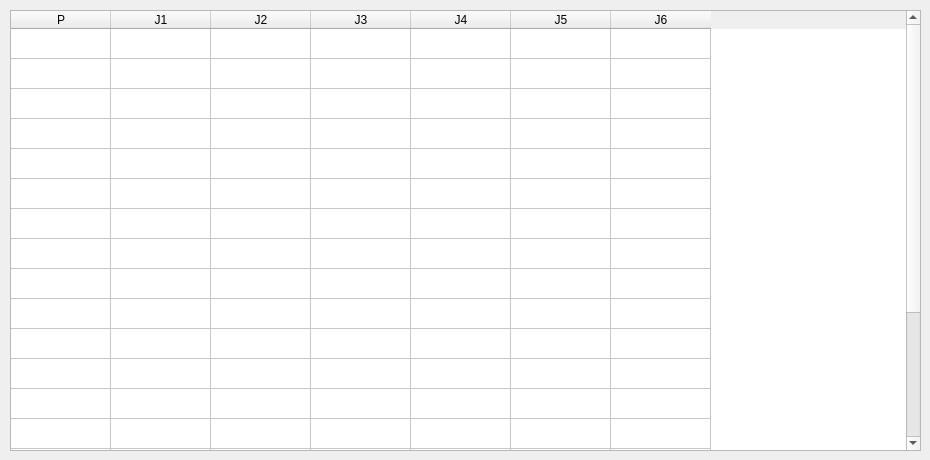
       <widget class="QWidget" name="tab_8">
        <attribute name="title">
         <string>Joint Point List</string>
        </attribute>
        <widget class="QTableWidget" name="tabJPointList_1">
         <property name="geometry">
          <rect>
           <x>10</x>
           <y>10</y>
           <width>911</width>
           <height>441</height>
          </rect>
         </property>
         <property name="lineWidth">
          <number>1</number>
         </property>
         <property name="rowCount">
          <number>20</number>
         </property>
         <attribute name="verticalHeaderVisible">
          <bool>false</bool>
         </attribute>
         <row/>
         <row/>
         <row/>
         <row/>
         <row/>
         <row/>
         <row/>
         <row/>
         <row/>
         <row/>
         <row/>
         <row/>
         <row/>
         <row/>
         <row/>
         <row/>
         <row/>
         <row/>
         <row/>
         <row/>
         <column>
          <property name="text">
           <string>P</string>
          </property>
         </column>
         <column>
          <property name="text">
           <string>J1</string>
          </property>
         </column>
         <column>
          <property name="text">
           <string>J2</string>
          </property>
         </column>
         <column>
          <property name="text">
           <string>J3</string>
          </property>
         </column>
         <column>
          <property name="text">
           <string>J4</string>
          </property>
         </column>
         <column>
          <property name="text">
           <string>J5</string>
          </property>
         </column>
         <column>
          <property name="text">
           <string>J6</string>
          </property>
         </column>
        </widget>
        <widget class="QTableWidget" name="tabJPointList_2">
         <property name="geometry">
          <rect>
           <x>10</x>
           <y>10</y>
           <width>911</width>
           <height>441</height>
          </rect>
         </property>
         <property name="lineWidth">
          <number>1</number>
         </property>
         <property name="rowCount">
          <number>20</number>
         </property>
         <attribute name="verticalHeaderVisible">
          <bool>false</bool>
         </attribute>
         <row/>
         <row/>
         <row/>
         <row/>
         <row/>
         <row/>
         <row/>
         <row/>
         <row/>
         <row/>
         <row/>
         <row/>
         <row/>
         <row/>
         <row/>
         <row/>
         <row/>
         <row/>
         <row/>
         <row/>
         <column>
          <property name="text">
           <string>P</string>
          </property>
         </column>
         <column>
          <property name="text">
           <string>J1</string>
          </property>
         </column>
         <column>
          <property name="text">
           <string>J2</string>
          </property>
         </column>
         <column>
          <property name="text">
           <string>J3</string>
          </property>
         </column>
         <column>
          <property name="text">
           <string>J4</string>
          </property>
         </column>
         <column>
          <property name="text">
           <string>J5</string>
          </property>
         </column>
         <column>
          <property name="text">
           <string>J6</string>
          </property>
         </column>
        </widget>
        <widget class="QTableWidget" name="tabJPointList_3">
         <property name="geometry">
          <rect>
           <x>10</x>
           <y>10</y>
           <width>911</width>
           <height>441</height>
          </rect>
         </property>
         <property name="lineWidth">
          <number>1</number>
         </property>
         <property name="rowCount">
          <number>20</number>
         </property>
         <attribute name="verticalHeaderVisible">
          <bool>false</bool>
         </attribute>
         <row/>
         <row/>
         <row/>
         <row/>
         <row/>
         <row/>
         <row/>
         <row/>
         <row/>
         <row/>
         <row/>
         <row/>
         <row/>
         <row/>
         <row/>
         <row/>
         <row/>
         <row/>
         <row/>
         <row/>
         <column>
          <property name="text">
           <string>P</string>
          </property>
         </column>
         <column>
          <property name="text">
           <string>J1</string>
          </property>
         </column>
         <column>
          <property name="text">
           <string>J2</string>
          </property>
         </column>
         <column>
          <property name="text">
           <string>J3</string>
          </property>
         </column>
         <column>
          <property name="text">
           <string>J4</string>
          </property>
         </column>
         <column>
          <property name="text">
           <string>J5</string>
          </property>
         </column>
         <column>
          <property name="text">
           <string>J6</string>
          </property>
         </column>
        </widget>
        <widget class="QTableWidget" name="tabJPointList_4">
         <property name="geometry">
          <rect>
           <x>10</x>
           <y>10</y>
           <width>911</width>
           <height>441</height>
          </rect>
         </property>
         <property name="lineWidth">
          <number>1</number>
         </property>
         <property name="rowCount">
          <number>20</number>
         </property>
         <attribute name="verticalHeaderVisible">
          <bool>false</bool>
         </attribute>
         <row/>
         <row/>
         <row/>
         <row/>
         <row/>
         <row/>
         <row/>
         <row/>
         <row/>
         <row/>
         <row/>
         <row/>
         <row/>
         <row/>
         <row/>
         <row/>
         <row/>
         <row/>
         <row/>
         <row/>
         <column>
          <property name="text">
           <string>P</string>
          </property>
         </column>
         <column>
          <property name="text">
           <string>J1</string>
          </property>
         </column>
         <column>
          <property name="text">
           <string>J2</string>
          </property>
         </column>
         <column>
          <property name="text">
           <string>J3</string>
          </property>
         </column>
         <column>
          <property name="text">
           <string>J4</string>
          </property>
         </column>
         <column>
          <property name="text">
           <string>J5</string>
          </property>
         </column>
         <column>
          <property name="text">
           <string>J6</string>
          </property>
         </column>
        </widget>
       </widget>
